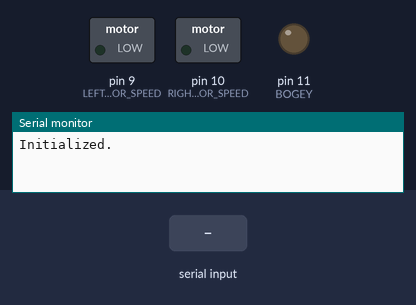
Bench run of a sketch on a simulated Arduino Uno, built with avr-gcc and run on an emulated ATmega328P. On the bench: switched loads named in the sketch (green lamp = pin HIGH), output pins drawn as LEDs (lit = HIGH), the last lines printed to the serial monitor. The inputs (shaded band) are chosen by the test bench.

Above: at 1.2 s.
1.3 s: "1" received over Serial
At 1.8 s:
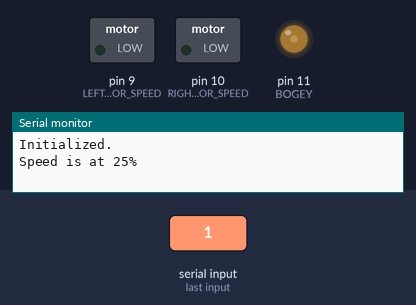
2.8 s: "2" received over Serial
At 4.0 s:
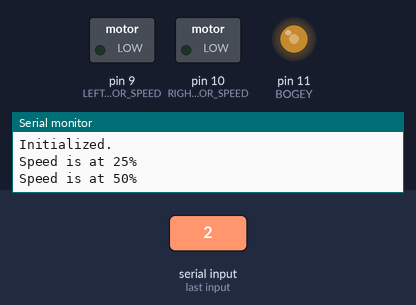
4.3 s: "3" received over Serial
At 5.3 s:
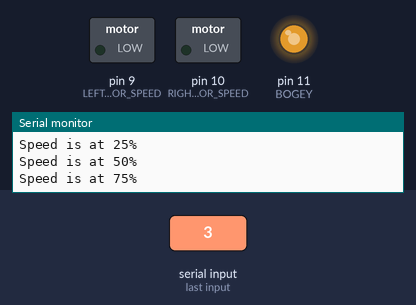
5.8 s: "4" received over Serial
At 6.4 s:
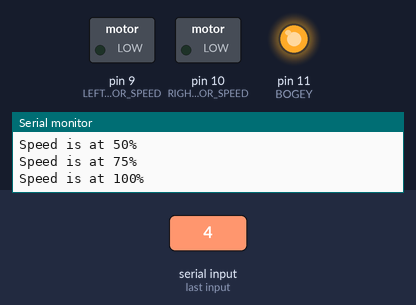
Timing chart, 0 to 8.3 s (numbered marks = the images above; inputs shaded):
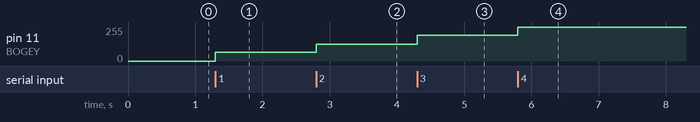

Measured:
- after the input at 1.3 s, pin 11 (BOGEY): 0/255 → 64/255 at once
- after the input at 2.8 s, pin 11 (BOGEY): 64/255 → 127/255 at once
- after the input at 4.3 s, pin 11 (BOGEY): 127/255 → 192/255 at once
- after the input at 5.8 s, pin 11 (BOGEY): 192/255 → 255/255 at once

The sketch:

serial_pwm.ino
```cpp
/*
 * serial_motor_control.pde
 * -----------------
 * Controls the speed of a motor depending on what is received
 * through the serial port.
 *
 * http://spacetinkerer.blogspot.com
 */

#define BOGEY 11
#define LEFT_MOTOR_SPEED 9
#define RIGHT_MOTOR_SPEED 10

int input = 0;

void setup() {
  // initialize the PWM pin #BOGEY as an output.
  pinMode(BOGEY, OUTPUT);
  Serial.begin(9600);
  pinMode(RIGHT_MOTOR_SPEED, OUTPUT);
  pinMode(LEFT_MOTOR_SPEED, OUTPUT);
  digitalWrite(LEFT_MOTOR_SPEED, 0);
  digitalWrite(RIGHT_MOTOR_SPEED, 0);
  Serial.println("Initialized.");
}

void loop() {
    input = Serial.read();
    if (input == '0'){
      analogWrite(BOGEY, 0);
      Serial.println("Speed is 0!");
    }
    if (input == '1'){
      analogWrite(BOGEY, 64);
      Serial.println("Speed is at 25%");
    }
    if (input == '2'){
      analogWrite(BOGEY, 127);
      Serial.println("Speed is at 50%");
    }
    if (input == '3'){
      analogWrite(BOGEY, 192);
      Serial.println("Speed is at 75%");
    }
    if (input == '4'){
      analogWrite(BOGEY,255);
      Serial.println("Speed is at 100%");
    }
}
```
